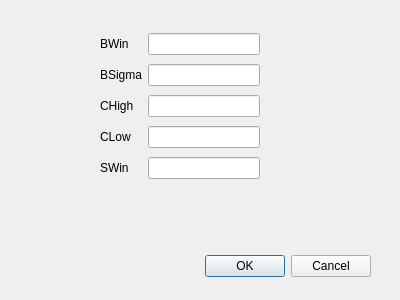
<?xml version="1.0" encoding="UTF-8"?>
<ui version="4.0">
 <class>TParaDialog</class>
 <widget class="QDialog" name="TParaDialog">
  <property name="geometry">
   <rect>
    <x>0</x>
    <y>0</y>
    <width>400</width>
    <height>300</height>
   </rect>
  </property>
  <property name="windowTitle">
   <string>Dialog</string>
  </property>
  <widget class="QDialogButtonBox" name="buttonBox">
   <property name="geometry">
    <rect>
     <x>30</x>
     <y>250</y>
     <width>341</width>
     <height>32</height>
    </rect>
   </property>
   <property name="orientation">
    <enum>Qt::Horizontal</enum>
   </property>
   <property name="standardButtons">
    <set>QDialogButtonBox::Cancel|QDialogButtonBox::Ok</set>
   </property>
  </widget>
  <widget class="QWidget" name="gridLayoutWidget">
   <property name="geometry">
    <rect>
     <x>100</x>
     <y>30</y>
     <width>160</width>
     <height>152</height>
    </rect>
   </property>
   <layout class="QGridLayout" name="gridLayout">
    <item row="3" column="1">
     <widget class="QLineEdit" name="canny_low_th"/>
    </item>
    <item row="1" column="0">
     <widget class="QLabel" name="label_2">
      <property name="text">
       <string>BSigma</string>
      </property>
     </widget>
    </item>
    <item row="2" column="0">
     <widget class="QLabel" name="label_3">
      <property name="text">
       <string>CHigh</string>
      </property>
     </widget>
    </item>
    <item row="3" column="0">
     <widget class="QLabel" name="label_4">
      <property name="text">
       <string>CLow</string>
      </property>
     </widget>
    </item>
    <item row="2" column="1">
     <widget class="QLineEdit" name="canny_high_th"/>
    </item>
    <item row="4" column="1">
     <widget class="QLineEdit" name="sobel_w"/>
    </item>
    <item row="0" column="1">
     <widget class="QLineEdit" name="bfilt_w"/>
    </item>
    <item row="0" column="0">
     <widget class="QLabel" name="label">
      <property name="text">
       <string>BWin</string>
      </property>
     </widget>
    </item>
    <item row="1" column="1">
     <widget class="QLineEdit" name="bfilt_csigma"/>
    </item>
    <item row="4" column="0">
     <widget class="QLabel" name="label_5">
      <property name="text">
       <string>SWin</string>
      </property>
     </widget>
    </item>
   </layout>
  </widget>
 </widget>
 <resources/>
 <connections>
  <connection>
   <sender>buttonBox</sender>
   <signal>accepted()</signal>
   <receiver>TParaDialog</receiver>
   <slot>accept()</slot>
   <hints>
    <hint type="sourcelabel">
     <x>248</x>
     <y>254</y>
    </hint>
    <hint type="destinationlabel">
     <x>157</x>
     <y>274</y>
    </hint>
   </hints>
  </connection>
  <connection>
   <sender>buttonBox</sender>
   <signal>rejected()</signal>
   <receiver>TParaDialog</receiver>
   <slot>reject()</slot>
   <hints>
    <hint type="sourcelabel">
     <x>316</x>
     <y>260</y>
    </hint>
    <hint type="destinationlabel">
     <x>286</x>
     <y>274</y>
    </hint>
   </hints>
  </connection>
 </connections>
</ui>
